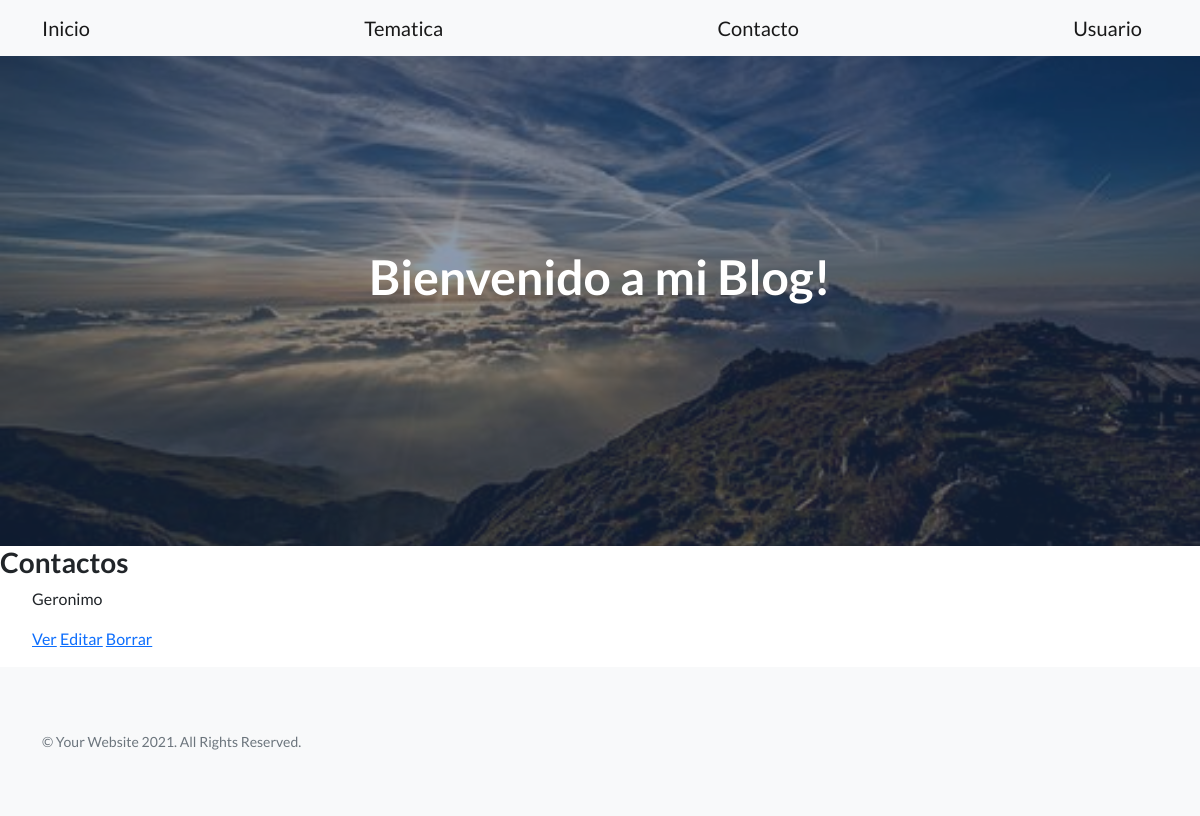
Before: /AppFogliatti/contacto/list/ with the older database file.
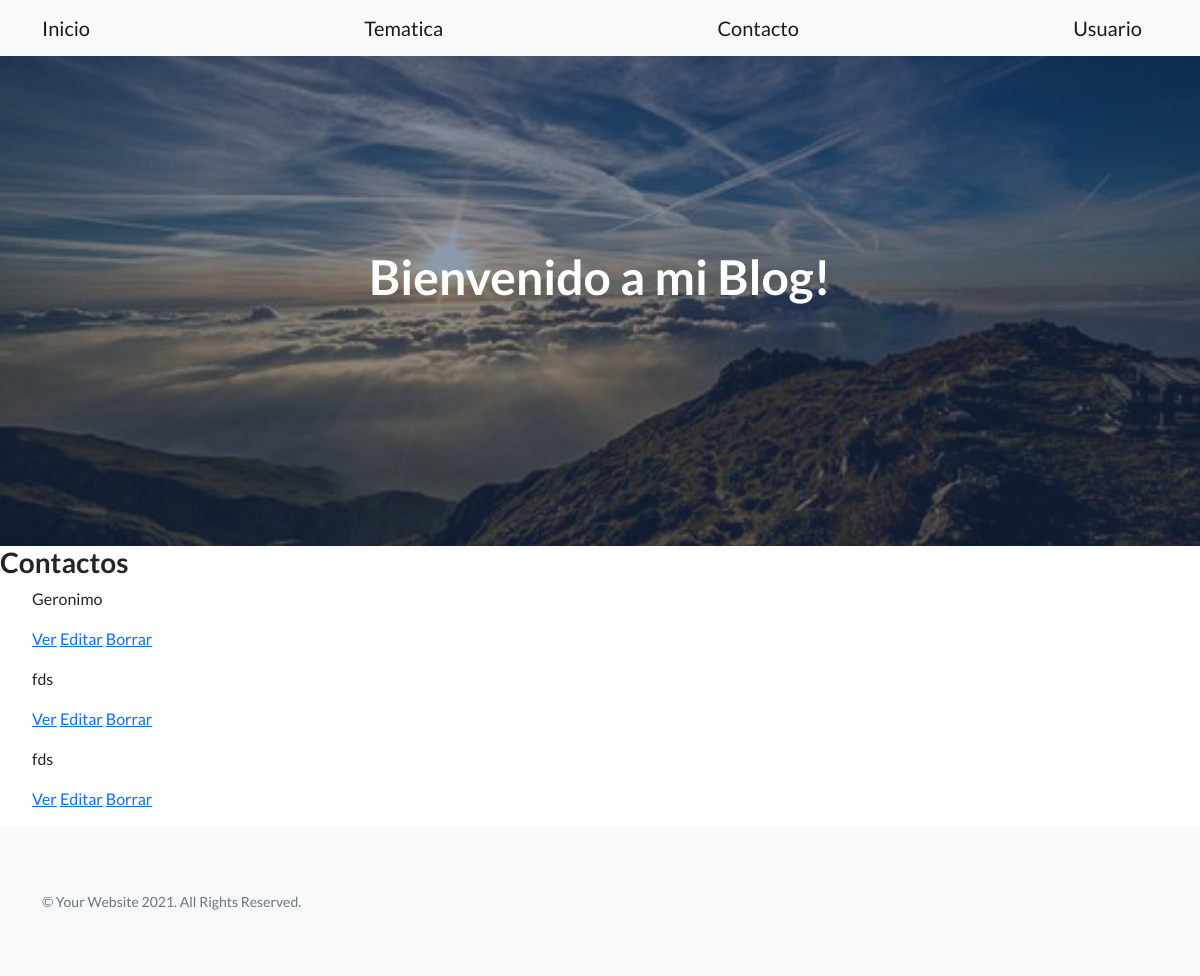
After: the same page with the newer database file.
### AppFogliatti/models.py (models this page shows)
class Contacto(models.Model):
    nombre=models.CharField(max_length=40)
    correo=models.CharField(max_length=50)
    descripcion=models.CharField(max_length=300)

### AppFogliatti/views.py (the view)
# urls.py: path('contacto/list/', views.Contactolist.as_view(),name='ListContacto'),
class Contactolist(ListView):
    model = Contacto
    template = "AppFogliatti/contacto_list.html"

### AppFogliatti/templates/AppFogliatti/contacto_list.html (shortened to what this page needs)
{% extends "AppFogliatti/padre.html" %}
{% load static %}
{% block contenidoQueCambia %}
<h3>Contactos</h3>
    <ul>
        {% for contacto in object_list%}
            <p>{{contacto.nombre}}</p>
                <a href="{%url 'DetailContacto' contacto.id %}">Ver</a>
                <a href="{%url 'EditContacto' contacto.id %}">Editar</a>
                <a href="{%url 'DeleteContacto' contacto.id %}">Borrar</a>
        {%endfor%}
    </ul>
{% endblock %}

Changed rows visible on the page:
added Contacto: nombre "fds"
added Contacto: nombre "fds"
